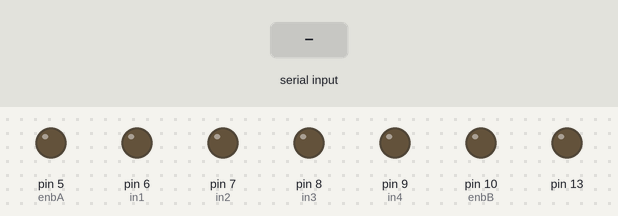
The sketch below on a simulated Arduino Uno, built with avr-gcc and run on an emulated ATmega328P. Parts: output pins drawn as LEDs (lit = HIGH). Inputs (shaded band) come from the test bench. What the sketch prints to the serial monitor is not drawn.

Above: at 2.1 s.
2.2 s: "F" received over the second serial link
At 3.4 s:
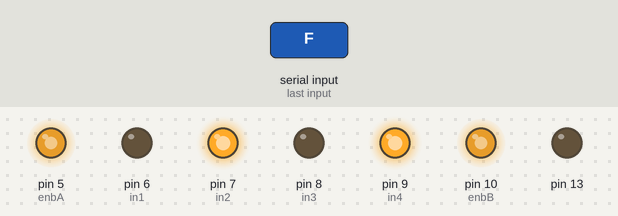
3.7 s: "B" received over the second serial link
At 4.8 s:
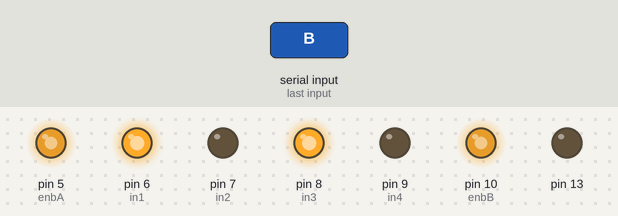
5.2 s: "L" received over the second serial link
At 5.9 s:
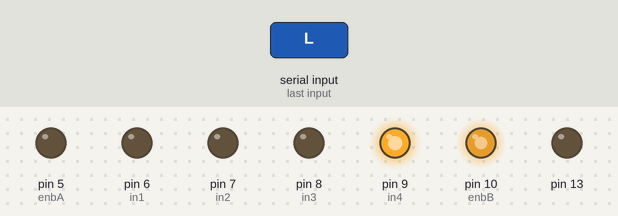
6.7 s: "R" received over the second serial link
At 7.0 s:
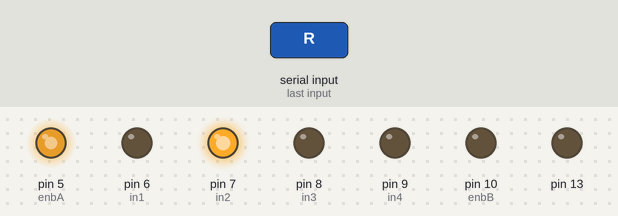
8.2 s: "W" received over the second serial link
At 8.6 s:
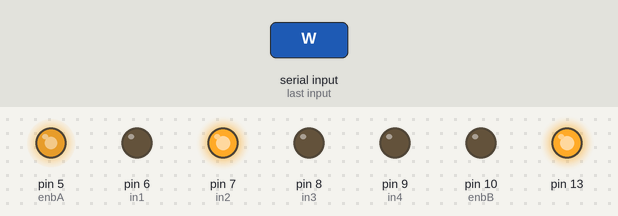
10.2 s: "V" received over the second serial link
At 10.9 s:
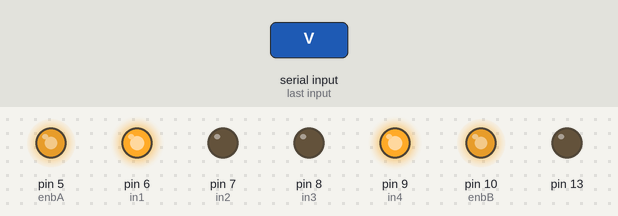
Timing chart, 0 to 12.7 s (numbered marks = the images above; inputs shaded):
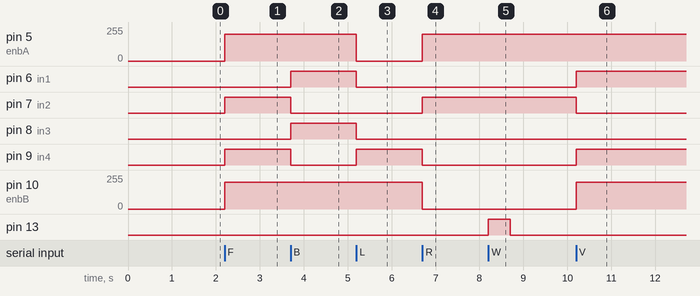

The sketch:

XeDkBangBluetooth.ino
```cpp
#include <SoftwareSerial.h>

#define TX_PIN      4
#define RX_PIN      3
char value;
SoftwareSerial bluetooth(RX_PIN, TX_PIN);
int baudRate[] = {300, 1200, 2400, 4800, 9600, 19200, 38400, 57600, 115200};

int enbA=5;
int in1 = 6;
int in2 = 7;
int in3 = 8;
int in4 = 9;
int enbB=10;

void setup() {
  Serial.begin(9600);
  while (!Serial) {}

  Serial.println("Configuring, please wait...");

  for (int i = 0 ; i < 9 ; i++) {
     bluetooth.begin(baudRate[i]);
     String cmd = "AT+BAUD4";
     bluetooth.print(cmd);
     bluetooth.flush();
     delay(100);
  }

  bluetooth.begin(9600);
  Serial.println("Config done");
  while (!bluetooth) {}

  Serial.println("Enter AT commands:");

  pinMode(11,  INPUT);
  pinMode(13, OUTPUT);
  pinMode(in1, OUTPUT);
  pinMode(in2, OUTPUT);
  pinMode(in3, OUTPUT);
  pinMode(in4, OUTPUT);
  pinMode(enbA, OUTPUT);
  pinMode(enbB, OUTPUT);
  digitalWrite(in1, LOW);
  digitalWrite(in2, LOW);
  digitalWrite(in3, LOW);
  digitalWrite(in4, LOW);
  digitalWrite(enbA, LOW);
  digitalWrite(enbB, LOW);
  digitalWrite(13, 0);


}

void loop()
{
  value="";
  if (bluetooth.available()) {

    value=bluetooth.read();
    Serial.write(value);
    switch(value)
    {
      case 'F':
        dithang();
        break;
      case 'B':
        dilui();
        break;
      case 'L':
        disangtrai();
        break;
      case 'R':
        disangphai();
        break;
      case 'W':
        coi();
        break;
      case 'U':
        dunglai();
        break;
     case 'V':
        xoaytrai();
        break;
      case 'v':
      xoayphai();
      break;
    }
  }
  // int ct= digitalRead(11);//doc cong tac hanh trinh
  // Serial.println(ct);
  // if(ct ==0){
  //   digitalWrite(13, HIGH); //coi
  //   delay(100);
  //   digitalWrite(13, LOW);

  // }

}
void coi(){
   digitalWrite(13, HIGH); //coi
    delay(500);
    digitalWrite(13, LOW);
}
void dithang()
{
  analogWrite(enbA, 200);
  analogWrite(enbB, 200);
  digitalWrite(in1, 0);
  digitalWrite(in2, 1);
  digitalWrite(in3, 0);
  digitalWrite(in4, 1);


}
void dunglai(){
  analogWrite(enbA, 0);
  analogWrite(enbB, 0);
  digitalWrite(in1, 0);
  digitalWrite(in2, 0);
  digitalWrite(in3, 0);
  digitalWrite(in4, 0);
  }

void disangphai()
{
  analogWrite(enbA, 200);
  analogWrite(enbB, 0);
  digitalWrite(in1, 0);
  digitalWrite(in2, 1);
  digitalWrite(in3, 0);
  digitalWrite(in4, 0);


}
void disangtrai()
{
  analogWrite(enbA, 0);
  analogWrite(enbB, 200);
  digitalWrite(in1, 0);
  digitalWrite(in2, 0);
  digitalWrite(in3, 0);
  digitalWrite(in4, 1);

}

void dilui()
{
  analogWrite(enbA, 200);
  analogWrite(enbB, 200);
  digitalWrite(in1, 1);
  digitalWrite(in2, 0);
  digitalWrite(in3, 1);
  digitalWrite(in4, 0);

}

void xoay()
{
  analogWrite(enbA, 200);
  analogWrite(enbB, 200);
  digitalWrite(in1, 0);
  digitalWrite(in2, 1);
  digitalWrite(in3, 1);
  digitalWrite(in4, 0);
}
void xoaytrai()
{
  analogWrite(enbA, 200);
  analogWrite(enbB, 200);
  digitalWrite(in1, 1);
  digitalWrite(in2, 0);
  digitalWrite(in3, 0);
  digitalWrite(in4, 1);

}
void xoayphai()
{
  analogWrite(enbA, 200);
  analogWrite(enbB, 200);
  digitalWrite(in1, 0);
  digitalWrite(in2, 1);
  digitalWrite(in3, 1);
  digitalWrite(in4, 0);


}
```

Measured:
- after the input at 2.2 s, pin 5 (enbA), pin 10 (enbB): 0/255 → 200/255 at once; pin 7 (in2), pin 9 (in4): LOW → HIGH at once
- after the input at 3.7 s, pin 6 (in1), pin 8 (in3): LOW → HIGH at once; pin 7 (in2), pin 9 (in4): HIGH → LOW at once
- after the input at 5.2 s, pin 5 (enbA): 200/255 → 0/255 at once; pin 6 (in1), pin 8 (in3): HIGH → LOW at once; pin 9 (in4): LOW → HIGH at once
- after the input at 6.7 s, pin 5 (enbA): 0/255 → 200/255 at once; pin 7 (in2): LOW → HIGH at once; pin 9 (in4): HIGH → LOW at once; pin 10 (enbB): 200/255 → 0/255 at once
- after the input at 8.2 s, pin 13: LOW → HIGH at once, → LOW 0.50 s later
- after the input at 10.2 s, pin 6 (in1), pin 9 (in4): LOW → HIGH at once; pin 7 (in2): HIGH → LOW at once; pin 10 (enbB): 0/255 → 200/255 at once
